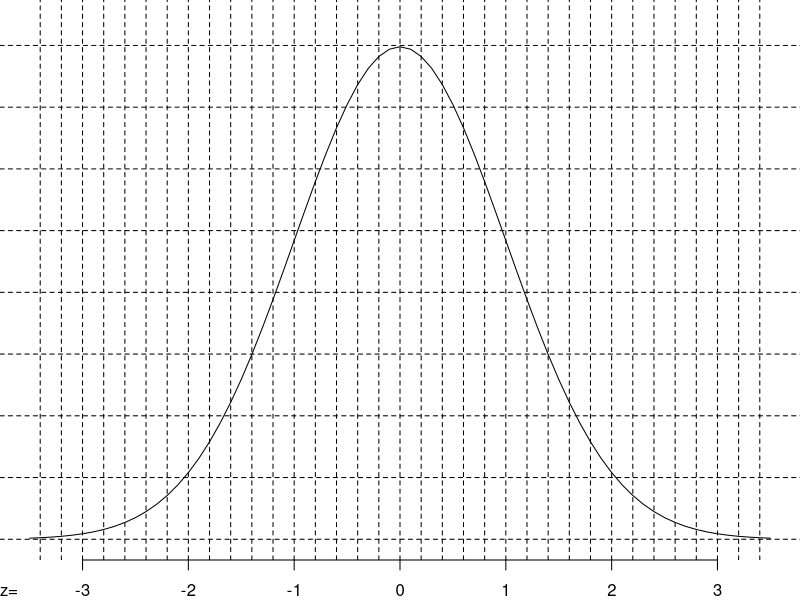
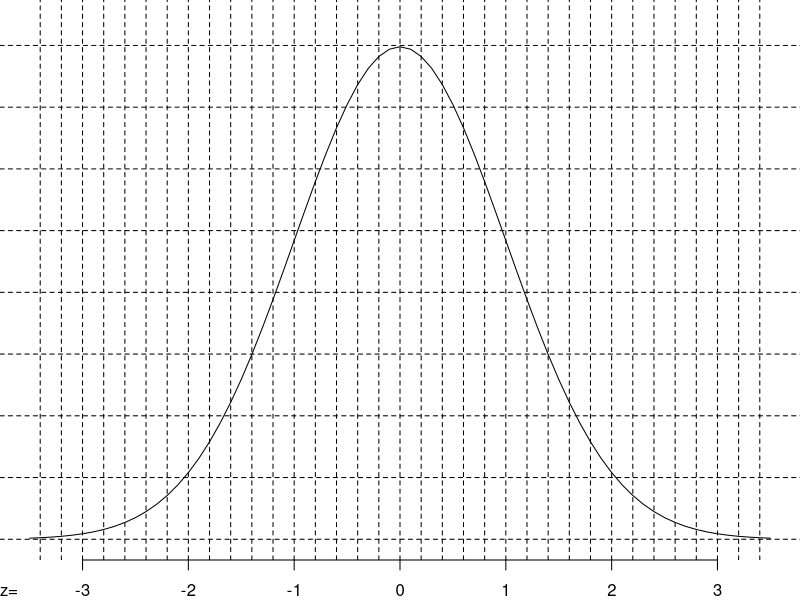
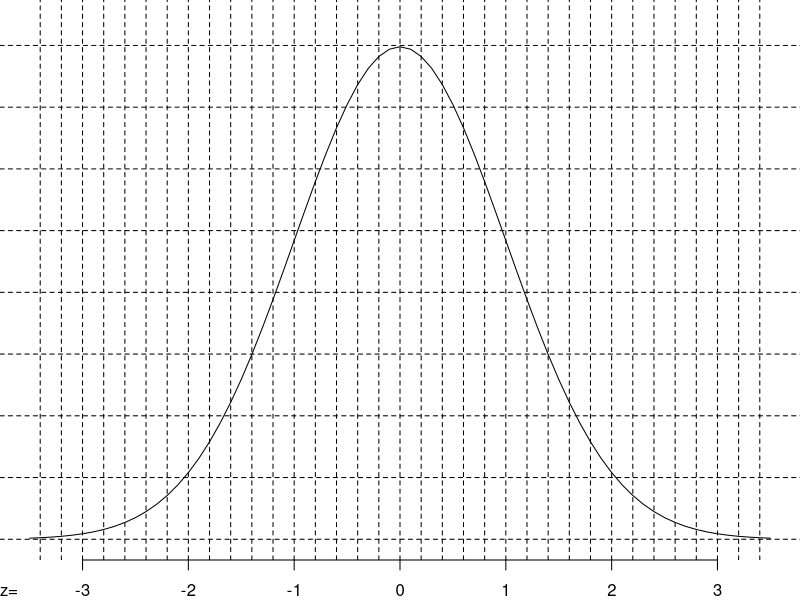
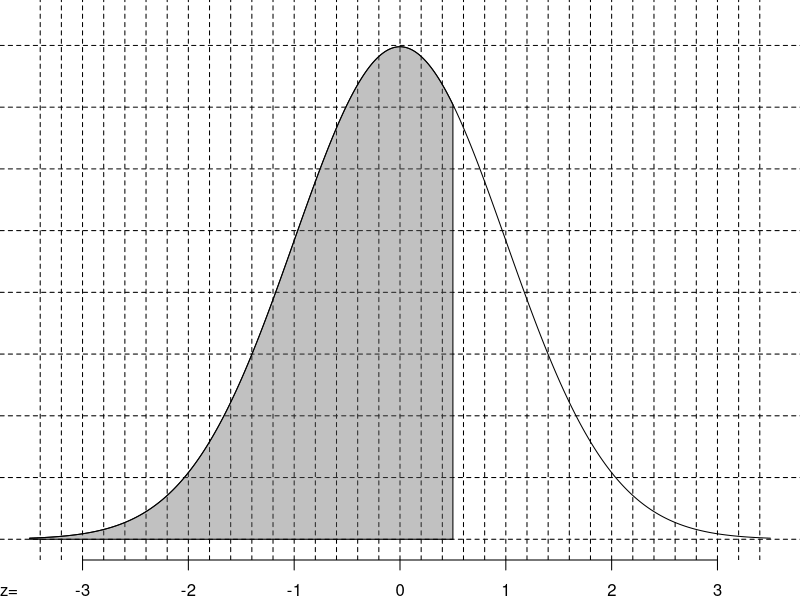
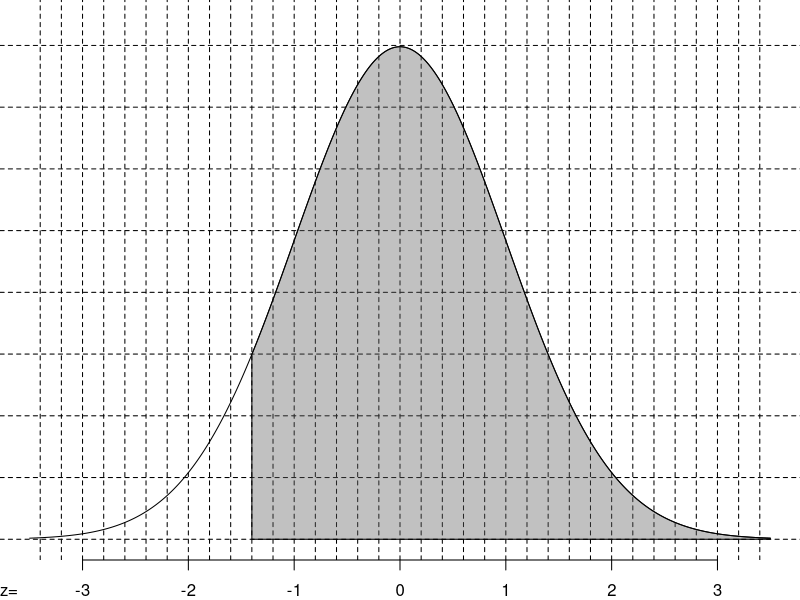
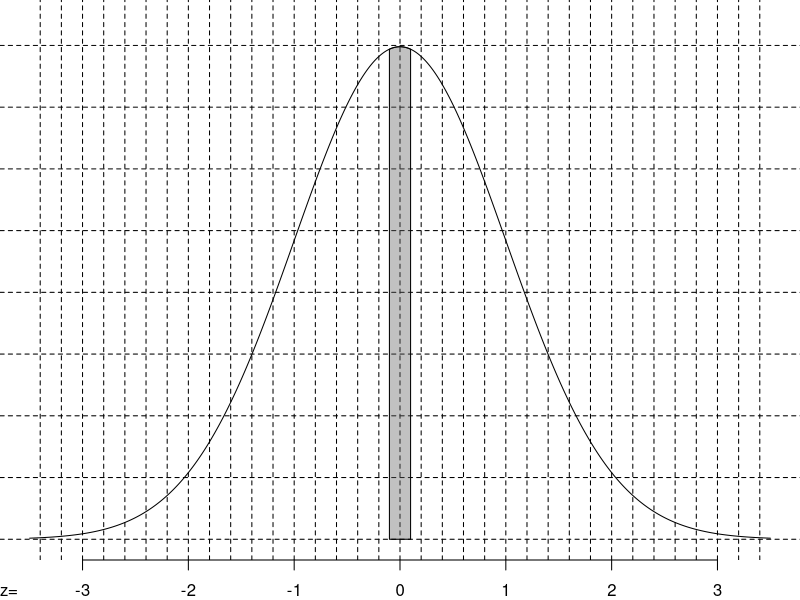

The R script that drew these images, in order:
## ---- chunk 1
mu = sample(46:120,1)
sig = sample(3:(mu%/%3),1)
p1 = round(runif(1,0.02,0.98),3)
p2 = round(runif(1,0.02,0.98),3)
p3 = round(runif(1,0.52,0.98),3)
p4 = round(runif(1,0.52,0.98),3)
p = c(p1,p2,p3,p4)

z = round(qnorm(p),1)
p = round(pnorm(z),4)
P1 = p[1]
P2 = 1-p[2]
P3 = p[3]*2-1
P4 = (1-p[4])*2
P = c(P1,P2,P3,P4)
x = signif(mu+z*sig,3)
a = x-mu
## ---- chunk 2
par(mar=c(2,0,0,0))
plot(0,0,type="n",xlim=c(-3.5,3.5),ylim=c(0,0.42),ann=F,axes=F)
axis(1,-3:3)
mtext("z=",1,1,adj = 0)
lines(-35:35/10,dnorm(-35:35/10))
for(xx in seq(-3.4,3.4,by=0.2)){
  abline(v = xx,lty=2)
}
for(yy in seq(0,0.4,by=0.05)){
  abline(h=yy,lty=2)
}
## ---- chunk 3
par(mar=c(2,0,0,0))
plot(0,0,type="n",xlim=c(-3.5,3.5),ylim=c(0,0.42),ann=F,axes=F)
axis(1,-3:3)
mtext("z=",1,1,adj = 0)
lines(-35:35/10,dnorm(-35:35/10))
for(xx in seq(-3.4,3.4,by=0.2)){
  abline(v = xx,lty=2)
}
for(yy in seq(0,0.4,by=0.05)){
  abline(h=yy,lty=2)
}
## ---- chunk 4
par(mar=c(2,0,0,0))
plot(0,0,type="n",xlim=c(-3.5,3.5),ylim=c(0,0.42),ann=F,axes=F)
axis(1,-3:3)
mtext("z=",1,1,adj = 0)
lines(-35:35/10,dnorm(-35:35/10))
for(xx in seq(-3.4,3.4,by=0.2)){
  abline(v = xx,lty=2)
}
for(yy in seq(0,0.4,by=0.05)){
  abline(h=yy,lty=2)
}
## ---- chunk 5
par(mar=c(2,0,0,0))
plot(0,0,type="n",xlim=c(-3.5,3.5),ylim=c(0,0.42),ann=F,axes=F)
axis(1,-3:3)
mtext("z=",1,1,adj = 0)
Z = -350:350/100
lines(Z,dnorm(Z))
for(xx in seq(-3.4,3.4,by=0.2)){
  abline(v = xx,lty=2)
}
for(yy in seq(0,0.4,by=0.05)){
  abline(h=yy,lty=2)
}
polygon(c(Z[Z<=z[1]],z[1],-3.5),c(dnorm(Z[Z<=z[1]]),0,0),col=rgb(0.4,0.4,0.4,0.4))
## ---- chunk 6
par(mar=c(2,0,0,0))
plot(0,0,type="n",xlim=c(-3.5,3.5),ylim=c(0,0.42),ann=F,axes=F)
axis(1,-3:3)
mtext("z=",1,1,adj = 0)
Z = -350:350/100
lines(Z,dnorm(Z))
for(xx in seq(-3.4,3.4,by=0.2)){
  abline(v = xx,lty=2)
}
for(yy in seq(0,0.4,by=0.05)){
  abline(h=yy,lty=2)
}
polygon(c(Z[Z>=z[2]],3.5,z[2]),c(dnorm(Z[Z>=z[2]]),0,0),col=rgb(0.4,0.4,0.4,0.4))
## ---- chunk 7
par(mar=c(2,0,0,0))
plot(0,0,type="n",xlim=c(-3.5,3.5),ylim=c(0,0.42),ann=F,axes=F)
axis(1,-3:3)
mtext("z=",1,1,adj = 0)
Z = -350:350/100
lines(Z,dnorm(Z))
for(xx in seq(-3.4,3.4,by=0.2)){
  abline(v = xx,lty=2)
}
for(yy in seq(0,0.4,by=0.05)){
  abline(h=yy,lty=2)
}
polygon(c(Z[Z>=-z[3] & Z<=z[3]],z[3],-z[3]),c(dnorm(Z[Z>=-z[3] & Z<=z[3]]),0,0),col=rgb(0.4,0.4,0.4,0.4))
